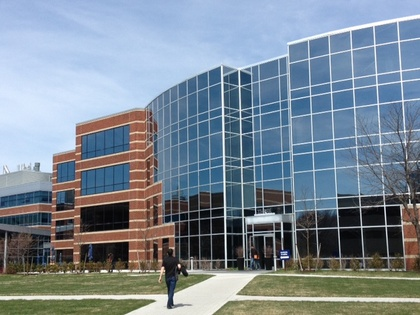
%> input picture data/building1.JPG, 420 x 315 px, shrunk from 640 x 480 before the run
$ octave stitch.m   (GNU Octave 9; MATLAB toolbox functions it lacks are replaced by stand-ins)
%> lines starting %> are read from the running program, lines starting %| are printed output that depends on the picture
### src/projectOnSphere.m
% This function will take an image
% And the registration parameters
% Convert it to spherical system
function [ out ] = projectOnSphere(I,f)
%I = imread('building1.JPG');
%f = 400;
width = size(I,2);
height = size(I,1);

% Calculate image center. Middle pixel.
x_center = floor(width/2);
y_center = floor(height/2);

unwrapped = zeros(floor(f), floor(f), 3);

for i = 1:width
    for j = 1:height
        curr_x = i-x_center;
        curr_y = j-y_center;

	    mag_XYZ = sqrt(curr_x^2 + curr_y^2 + f^2);
        phi = asin(curr_y/mag_XYZ);
        theta = asin(curr_x/(mag_XYZ*cos(phi)));

        x_sph = round(f*theta + x_center);
        y_sph = round(f*phi + y_center);
        unwrapped(y_sph,x_sph,:) = I(j,i,:);
    end
end
out = uint8(unwrapped);
imshow(out);

### src/stitch.m
%function [out] = stitch(img1,img2,f)
f = 100;
img1 = imread('../data/building1.JPG');
%> img1 is the input picture: size 315x420x3 uint8; mean R, G, B 122.8, 135.9, 148.2
img2 = imread('../data/building2.JPG');
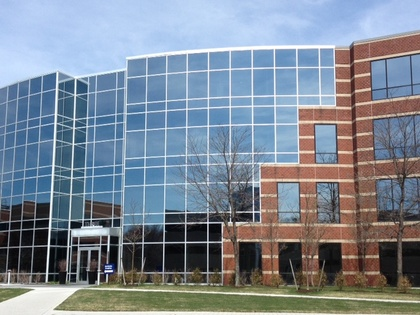
%> input picture data/building2.JPG, 420 x 315 px, shrunk from 640 x 480 before the run
%> img2 is the input picture: size 315x420x3 uint8; mean R, G, B 124.8, 135.5, 148.2
sph_img1 = projectOnSphere(img1,f);
%> after the loop in projectOnSphere, `for i = 1:width`:
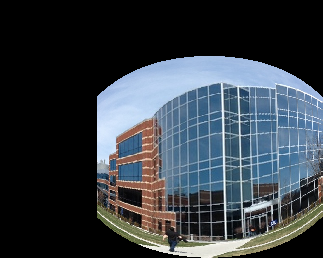
%> unwrapped: size 258x323x3 double; mean R, G, B 54.3, 61.6, 68.6
sph_img2 = projectOnSphere(img2,f);
%> call 2 of projectOnSphere, with f = 100
%> after the loop in projectOnSphere (call 2), `for i = 1:width`:
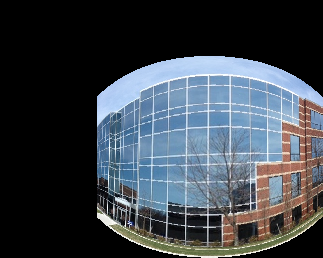
%> unwrapped: size 258x323x3 double; mean R, G, B 59.6, 66.8, 74.5

% The sph_image contains black parts
x = size(sph_img1,1);
%> x = 258
y = size(sph_img1,2);
%> y = 323

%> (the run ends here)
